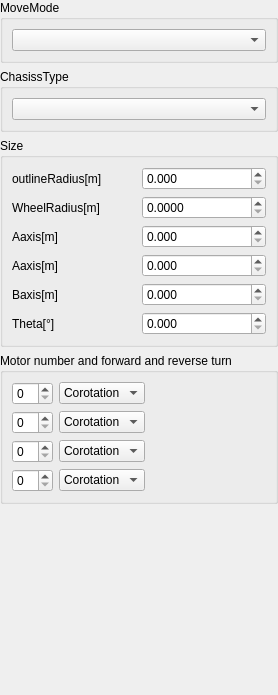
<?xml version="1.0" encoding="UTF-8"?>
<ui version="4.0">
 <class>WidgetCircleRobotModelSetting</class>
 <widget class="QWidget" name="WidgetCircleRobotModelSetting">
  <property name="geometry">
   <rect>
    <x>0</x>
    <y>0</y>
    <width>278</width>
    <height>695</height>
   </rect>
  </property>
  <property name="sizePolicy">
   <sizepolicy hsizetype="Expanding" vsizetype="Preferred">
    <horstretch>0</horstretch>
    <verstretch>0</verstretch>
   </sizepolicy>
  </property>
  <property name="windowTitle">
   <string>Form</string>
  </property>
  <layout class="QVBoxLayout" name="verticalLayout_5">
   <property name="leftMargin">
    <number>0</number>
   </property>
   <property name="topMargin">
    <number>0</number>
   </property>
   <property name="rightMargin">
    <number>0</number>
   </property>
   <property name="bottomMargin">
    <number>0</number>
   </property>
   <item>
    <widget class="QGroupBox" name="groupBox">
     <property name="title">
      <string>MoveMode</string>
     </property>
     <layout class="QVBoxLayout" name="verticalLayout">
      <item>
       <widget class="customComboBox" name="moveTypeCombox"/>
      </item>
     </layout>
    </widget>
   </item>
   <item>
    <widget class="QGroupBox" name="groupBox_2">
     <property name="title">
      <string>ChasissType</string>
     </property>
     <layout class="QVBoxLayout" name="verticalLayout_2">
      <item>
       <widget class="customComboBox" name="chasisTypeComBox"/>
      </item>
     </layout>
    </widget>
   </item>
   <item>
    <widget class="QGroupBox" name="groupBox_3">
     <property name="title">
      <string>Size</string>
     </property>
     <layout class="QVBoxLayout" name="verticalLayout_3">
      <item>
       <layout class="QHBoxLayout" name="horizontalLayout_3">
        <item>
         <widget class="QLabel" name="label_outline_radius">
          <property name="text">
           <string>outlineRadius[m]</string>
          </property>
         </widget>
        </item>
        <item>
         <widget class="customDoubleSpinBox" name="doubleSpinBox_outLine_radius">
          <property name="toolTip">
           <string>范围[0,2]</string>
          </property>
          <property name="decimals">
           <number>3</number>
          </property>
          <property name="maximum">
           <double>2.000000000000000</double>
          </property>
          <property name="singleStep">
           <double>0.010000000000000</double>
          </property>
         </widget>
        </item>
       </layout>
      </item>
      <item>
       <layout class="QHBoxLayout" name="horizontalLayout_4">
        <item>
         <widget class="QLabel" name="label_wheel_radius">
          <property name="text">
           <string>WheelRadius[m]</string>
          </property>
         </widget>
        </item>
        <item>
         <widget class="customDoubleSpinBox" name="doubleSpinBox_wheel_radius">
          <property name="toolTip">
           <string>范围[0,2]</string>
          </property>
          <property name="decimals">
           <number>4</number>
          </property>
          <property name="maximum">
           <double>2.000000000000000</double>
          </property>
          <property name="singleStep">
           <double>0.010000000000000</double>
          </property>
         </widget>
        </item>
       </layout>
      </item>
      <item>
       <layout class="QHBoxLayout" name="horizontalLayout_5">
        <item>
         <widget class="QLabel" name="label_a_axis">
          <property name="text">
           <string>Aaxis[m]</string>
          </property>
         </widget>
        </item>
        <item>
         <widget class="customDoubleSpinBox" name="doubleSpinBox_a_axis_distance">
          <property name="decimals">
           <number>3</number>
          </property>
         </widget>
        </item>
       </layout>
      </item>
      <item>
       <layout class="QHBoxLayout" name="horizontalLayout">
        <item>
         <widget class="QLabel" name="label_wheel_toCenterPoint">
          <property name="text">
           <string>Aaxis[m]</string>
          </property>
         </widget>
        </item>
        <item>
         <widget class="customDoubleSpinBox" name="doubleSpinBox_wheel_CenterPoint_distance">
          <property name="decimals">
           <number>3</number>
          </property>
         </widget>
        </item>
       </layout>
      </item>
      <item>
       <layout class="QHBoxLayout" name="horizontalLayout_6">
        <item>
         <widget class="QLabel" name="label_b_axis">
          <property name="text">
           <string>Baxis[m]</string>
          </property>
         </widget>
        </item>
        <item>
         <widget class="customDoubleSpinBox" name="doubleSpinBox_b_axis_distance">
          <property name="decimals">
           <number>3</number>
          </property>
         </widget>
        </item>
       </layout>
      </item>
      <item>
       <layout class="QHBoxLayout" name="horizontalLayout_8">
        <item>
         <widget class="QLabel" name="label_angle">
          <property name="text">
           <string>Theta[°]</string>
          </property>
         </widget>
        </item>
        <item>
         <widget class="customDoubleSpinBox" name="doubleSpinBox_angle">
          <property name="toolTip">
           <string>范围[0,120]</string>
          </property>
          <property name="decimals">
           <number>3</number>
          </property>
          <property name="maximum">
           <double>120.000000000000000</double>
          </property>
         </widget>
        </item>
       </layout>
      </item>
     </layout>
    </widget>
   </item>
   <item>
    <widget class="QGroupBox" name="groupBox_4">
     <property name="title">
      <string>Motor number and forward and reverse turn</string>
     </property>
     <layout class="QVBoxLayout" name="verticalLayout_4">
      <property name="spacing">
       <number>6</number>
      </property>
      <item>
       <widget class="QWidget" name="widget_1" native="true">
        <layout class="QHBoxLayout" name="horizontalLayout_2">
         <property name="leftMargin">
          <number>0</number>
         </property>
         <property name="topMargin">
          <number>0</number>
         </property>
         <property name="rightMargin">
          <number>0</number>
         </property>
         <property name="bottomMargin">
          <number>0</number>
         </property>
         <item>
          <widget class="customSpinBox" name="spinBox_1"/>
         </item>
         <item>
          <widget class="customComboBox" name="comboBox_1">
           <item>
            <property name="text">
             <string>Corotation</string>
            </property>
           </item>
           <item>
            <property name="text">
             <string>Reversal</string>
            </property>
           </item>
          </widget>
         </item>
         <item>
          <spacer name="horizontalSpacer_2">
           <property name="orientation">
            <enum>Qt::Horizontal</enum>
           </property>
           <property name="sizeHint" stdset="0">
            <size>
             <width>89</width>
             <height>20</height>
            </size>
           </property>
          </spacer>
         </item>
        </layout>
       </widget>
      </item>
      <item>
       <widget class="QWidget" name="widget_2" native="true">
        <layout class="QHBoxLayout" name="horizontalLayout_7">
         <property name="leftMargin">
          <number>0</number>
         </property>
         <property name="topMargin">
          <number>0</number>
         </property>
         <property name="rightMargin">
          <number>0</number>
         </property>
         <property name="bottomMargin">
          <number>0</number>
         </property>
         <item>
          <widget class="customSpinBox" name="spinBox_2"/>
         </item>
         <item>
          <widget class="customComboBox" name="comboBox_2">
           <item>
            <property name="text">
             <string>Corotation</string>
            </property>
           </item>
           <item>
            <property name="text">
             <string>Reversal</string>
            </property>
           </item>
          </widget>
         </item>
         <item>
          <spacer name="horizontalSpacer">
           <property name="orientation">
            <enum>Qt::Horizontal</enum>
           </property>
           <property name="sizeHint" stdset="0">
            <size>
             <width>89</width>
             <height>20</height>
            </size>
           </property>
          </spacer>
         </item>
        </layout>
       </widget>
      </item>
      <item>
       <widget class="QWidget" name="widget_3" native="true">
        <layout class="QHBoxLayout" name="horizontalLayout_9">
         <property name="leftMargin">
          <number>0</number>
         </property>
         <property name="topMargin">
          <number>0</number>
         </property>
         <property name="rightMargin">
          <number>0</number>
         </property>
         <property name="bottomMargin">
          <number>0</number>
         </property>
         <item>
          <widget class="customSpinBox" name="spinBox_3"/>
         </item>
         <item>
          <widget class="customComboBox" name="comboBox_3">
           <item>
            <property name="text">
             <string>Corotation</string>
            </property>
           </item>
           <item>
            <property name="text">
             <string>Reversal</string>
            </property>
           </item>
          </widget>
         </item>
         <item>
          <spacer name="horizontalSpacer_3">
           <property name="orientation">
            <enum>Qt::Horizontal</enum>
           </property>
           <property name="sizeHint" stdset="0">
            <size>
             <width>89</width>
             <height>20</height>
            </size>
           </property>
          </spacer>
         </item>
        </layout>
       </widget>
      </item>
      <item>
       <widget class="QWidget" name="widget_4" native="true">
        <layout class="QHBoxLayout" name="horizontalLayout_10">
         <property name="spacing">
          <number>6</number>
         </property>
         <property name="leftMargin">
          <number>0</number>
         </property>
         <property name="topMargin">
          <number>0</number>
         </property>
         <property name="rightMargin">
          <number>0</number>
         </property>
         <property name="bottomMargin">
          <number>0</number>
         </property>
         <item>
          <widget class="customSpinBox" name="spinBox_4"/>
         </item>
         <item>
          <widget class="customComboBox" name="comboBox_4">
           <item>
            <property name="text">
             <string>Corotation</string>
            </property>
           </item>
           <item>
            <property name="text">
             <string>Reversal</string>
            </property>
           </item>
          </widget>
         </item>
         <item>
          <spacer name="horizontalSpacer_4">
           <property name="orientation">
            <enum>Qt::Horizontal</enum>
           </property>
           <property name="sizeHint" stdset="0">
            <size>
             <width>40</width>
             <height>20</height>
            </size>
           </property>
          </spacer>
         </item>
        </layout>
       </widget>
      </item>
     </layout>
    </widget>
   </item>
   <item>
    <spacer name="verticalSpacer">
     <property name="orientation">
      <enum>Qt::Vertical</enum>
     </property>
     <property name="sizeHint" stdset="0">
      <size>
       <width>20</width>
       <height>81</height>
      </size>
     </property>
    </spacer>
   </item>
  </layout>
 </widget>
 <customwidgets>
  <customwidget>
   <class>customComboBox</class>
   <extends>QComboBox</extends>
   <header>ModelCustomWidget.h</header>
  </customwidget>
  <customwidget>
   <class>customSpinBox</class>
   <extends>QSpinBox</extends>
   <header>ModelCustomWidget.h</header>
  </customwidget>
  <customwidget>
   <class>customDoubleSpinBox</class>
   <extends>QDoubleSpinBox</extends>
   <header>ModelCustomWidget.h</header>
  </customwidget>
 </customwidgets>
 <resources/>
 <connections/>
</ui>
